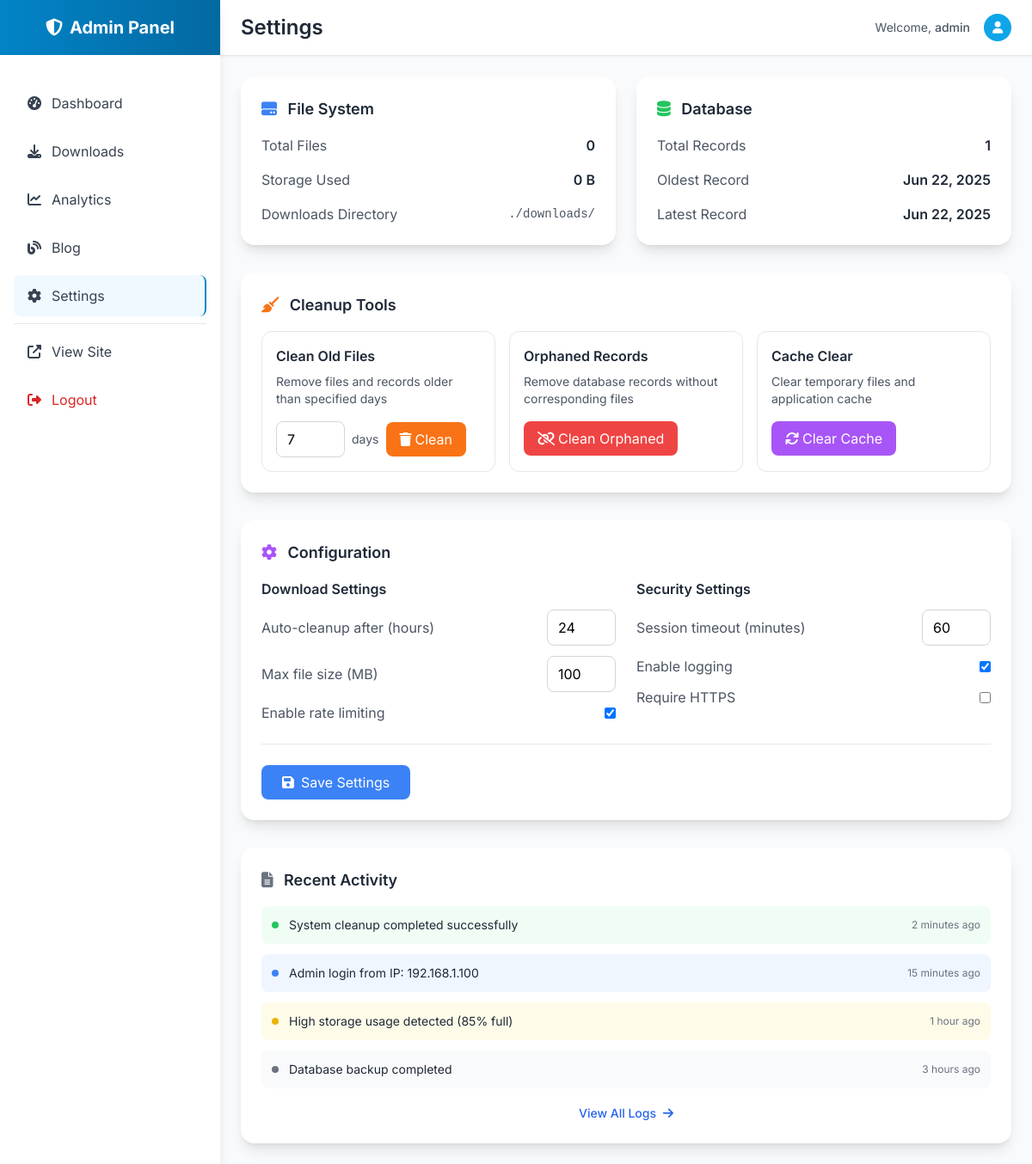
Page /admin/settings (signed in) on the earlier database version.
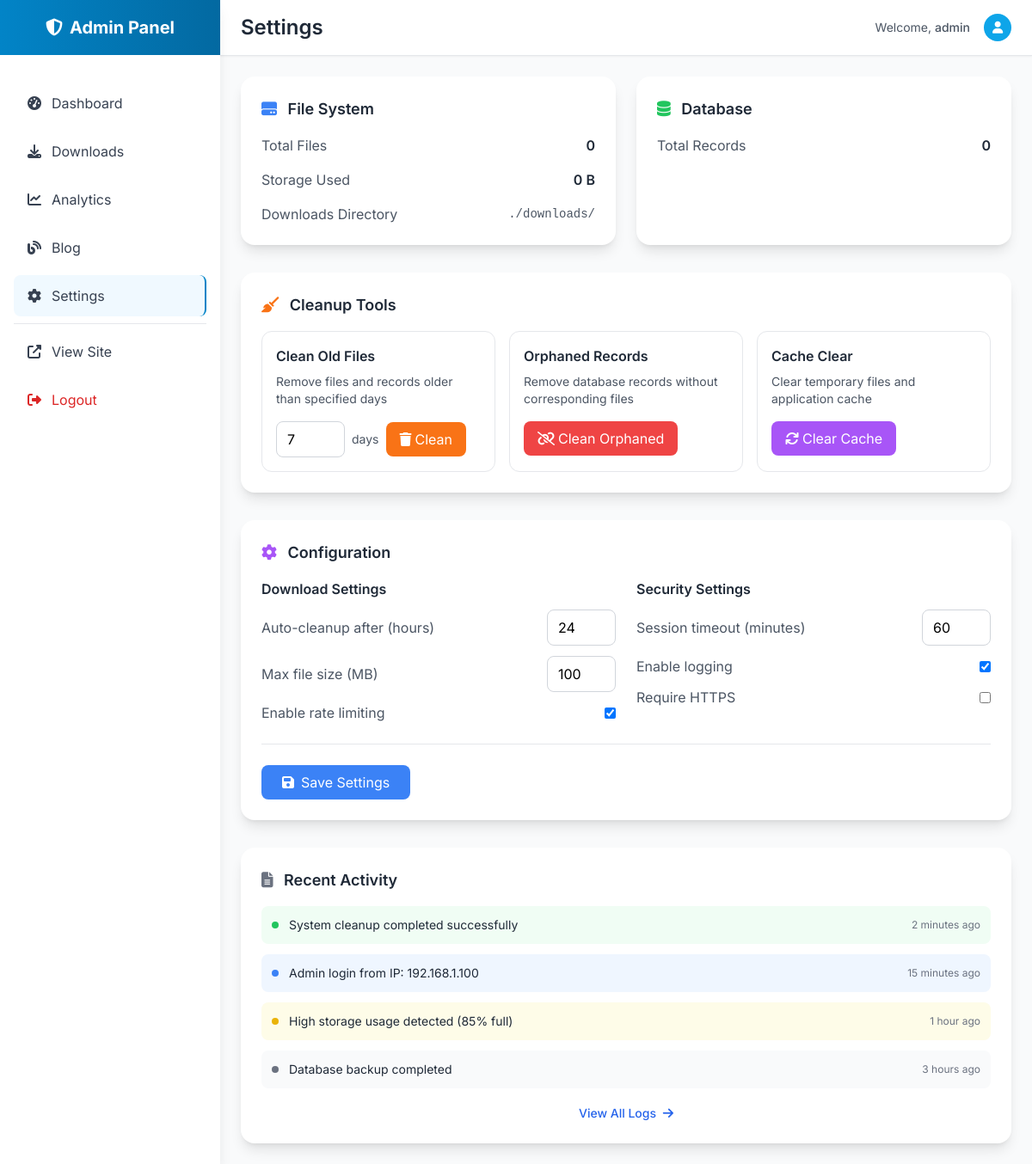
Same page on the later database version.
### utils.py (models this page shows)
class DownloadHistory(db.Model):
    __tablename__ = 'download_history'
    id = Column(Integer, primary_key=True)
    url = Column(String(500), nullable=False)
    platform = Column(String(50), nullable=False)
    filename = Column(String(255), nullable=False)
    file_path = Column(String(500), nullable=False)
    file_size = Column(BigInteger)
    media_type = Column(String(50))
    created_at = Column(DateTime, default=datetime.utcnow)

### admin.py (the view, shortened to what this page needs)
@app.route('/admin/settings')
@admin_required
def admin_settings():
    downloads_dir = 'downloads'
    total_files = 0
    total_size = 0
    db_stats = {
        'total_records': DownloadHistory.query.count(),
        'oldest_record': DownloadHistory.query.order_by(DownloadHistory.created_at).first(),
        'newest_record': DownloadHistory.query.order_by(desc(DownloadHistory.created_at)).first()
    }
    return render_template('admin/settings.html',
        total_files=total_files,
        total_size=format_file_size(total_size),
        db_stats=db_stats,
        format_file_size=format_file_size
    )

### admin.py (called while the page is built)
def admin_required(f):
    @wraps(f)
    def decorated_function(*args, **kwargs):
        if not session.get('admin_logged_in'):
            return redirect(url_for('admin_login'))
        return f(*args, **kwargs)
    return decorated_function

### utils.py (called while the page is built, shortened)
def format_file_size(size_bytes):
    if size_bytes == 0:
        return "0 B"

### templates/admin/settings.html (shortened to what the changed rows need)
{% extends "admin/base.html" %}
{% block page_title %}Settings{% endblock %}
{% block content %}
<div class="grid grid-cols-1 lg:grid-cols-2 gap-6 mb-8">
    <div class="bg-white rounded-2xl shadow-lg p-6">
        <div class="space-y-4">
            <div class="flex items-center justify-between">
                <span class="text-gray-600">Total Records</span>
                <span class="font-semibold text-gray-800">{{ db_stats.total_records }}</span>
            </div>
            {% if db_stats.oldest_record %}
            <div class="flex items-center justify-between">
                <span class="text-gray-600">Oldest Record</span>
                <span class="font-semibold text-gray-800">{{ db_stats.oldest_record.created_at.strftime('%b %d, %Y') }}</span>
            </div>
            {% endif %}
            {% if db_stats.newest_record %}
            <div class="flex items-center justify-between">
                <span class="text-gray-600">Latest Record</span>
                <span class="font-semibold text-gray-800">{{ db_stats.newest_record.created_at.strftime('%b %d, %Y') }}</span>
            </div>
            {% endif %}
        </div>
    </div>
</div>
{% endblock %}

Differences in the rows shown:
removed DownloadHistory: oldest_record.created_at "Jun 22, 2025", newest_record.created_at "Jun 22, 2025"
Other differences:
{{ db_stats.total_records }}: "1" → "0"
text no longer shown: "Oldest Record Latest Record"
